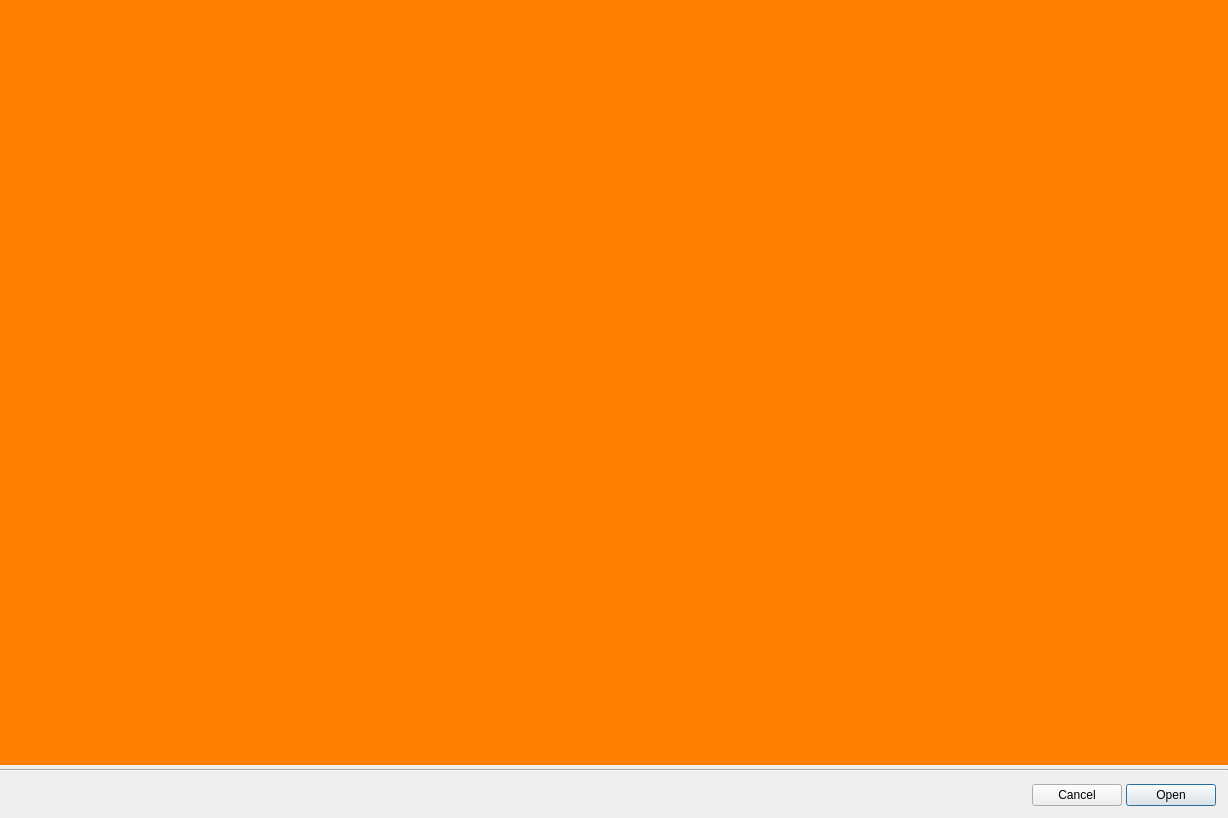
<?xml version="1.0" encoding="UTF-8"?>
<ui version="4.0">
 <class>OpenPublishForm</class>
 <widget class="QWidget" name="OpenPublishForm">
  <property name="geometry">
   <rect>
    <x>0</x>
    <y>0</y>
    <width>1228</width>
    <height>818</height>
   </rect>
  </property>
  <property name="windowTitle">
   <string>Form</string>
  </property>
  <layout class="QVBoxLayout" name="verticalLayout" stretch="1,0,0">
   <property name="spacing">
    <number>4</number>
   </property>
   <property name="margin">
    <number>0</number>
   </property>
   <item>
    <widget class="QWidget" name="loader_form" native="true">
     <property name="styleSheet">
      <string notr="true">#loader_form {
background-color: rgb(255, 128, 0);
}</string>
     </property>
    </widget>
   </item>
   <item>
    <widget class="Line" name="break_line">
     <property name="orientation">
      <enum>Qt::Horizontal</enum>
     </property>
    </widget>
   </item>
   <item>
    <layout class="QHBoxLayout" name="horizontalLayout_3">
     <property name="leftMargin">
      <number>12</number>
     </property>
     <property name="topMargin">
      <number>8</number>
     </property>
     <property name="rightMargin">
      <number>12</number>
     </property>
     <property name="bottomMargin">
      <number>12</number>
     </property>
     <item>
      <spacer name="horizontalSpacer">
       <property name="orientation">
        <enum>Qt::Horizontal</enum>
       </property>
       <property name="sizeHint" stdset="0">
        <size>
         <width>0</width>
         <height>20</height>
        </size>
       </property>
      </spacer>
     </item>
     <item>
      <widget class="QPushButton" name="cancel_btn">
       <property name="minimumSize">
        <size>
         <width>90</width>
         <height>0</height>
        </size>
       </property>
       <property name="text">
        <string>Cancel</string>
       </property>
      </widget>
     </item>
     <item>
      <widget class="QPushButton" name="open_btn">
       <property name="minimumSize">
        <size>
         <width>90</width>
         <height>0</height>
        </size>
       </property>
       <property name="text">
        <string>Open</string>
       </property>
       <property name="default">
        <bool>true</bool>
       </property>
      </widget>
     </item>
    </layout>
   </item>
  </layout>
 </widget>
 <resources/>
 <connections/>
</ui>
